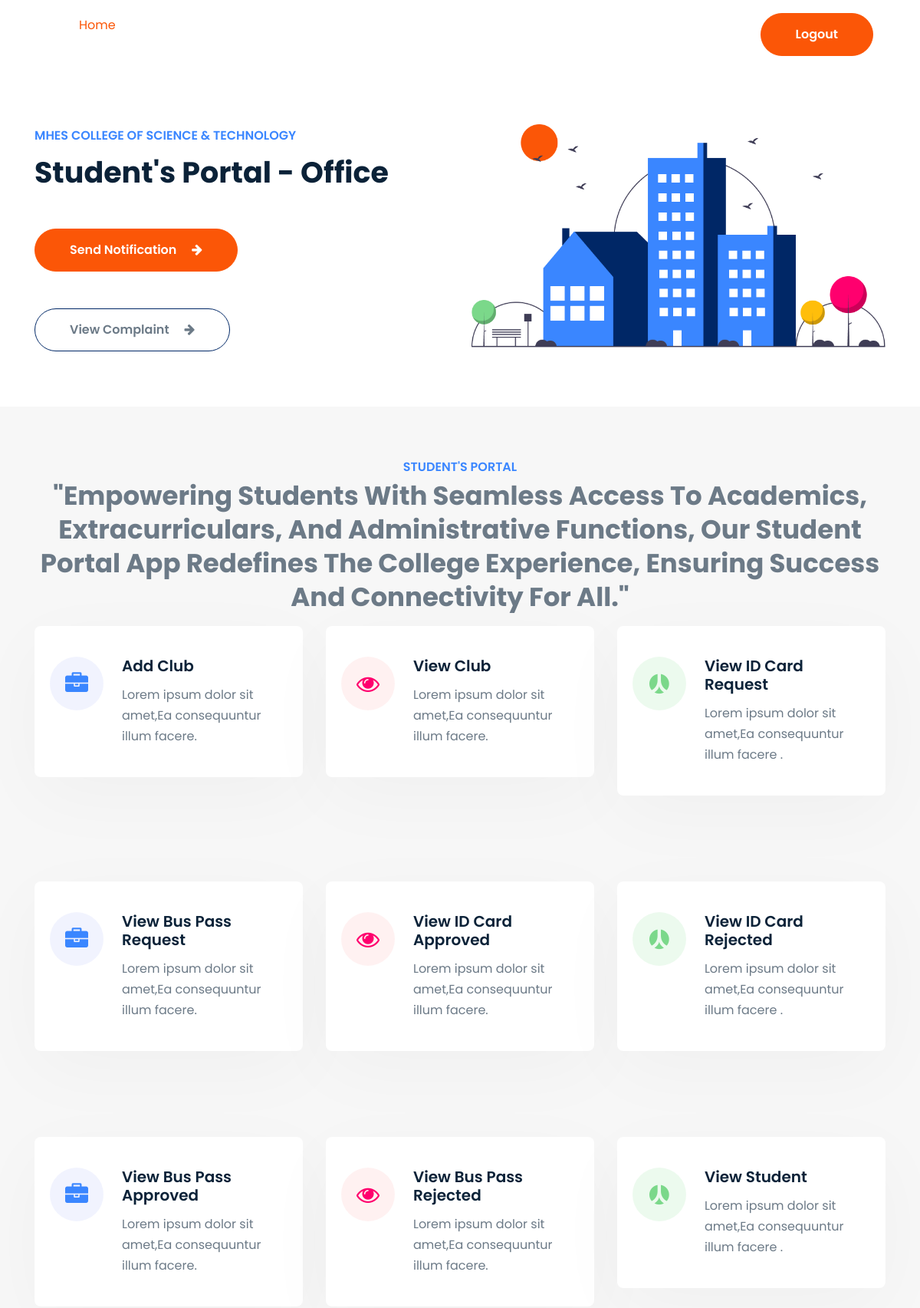
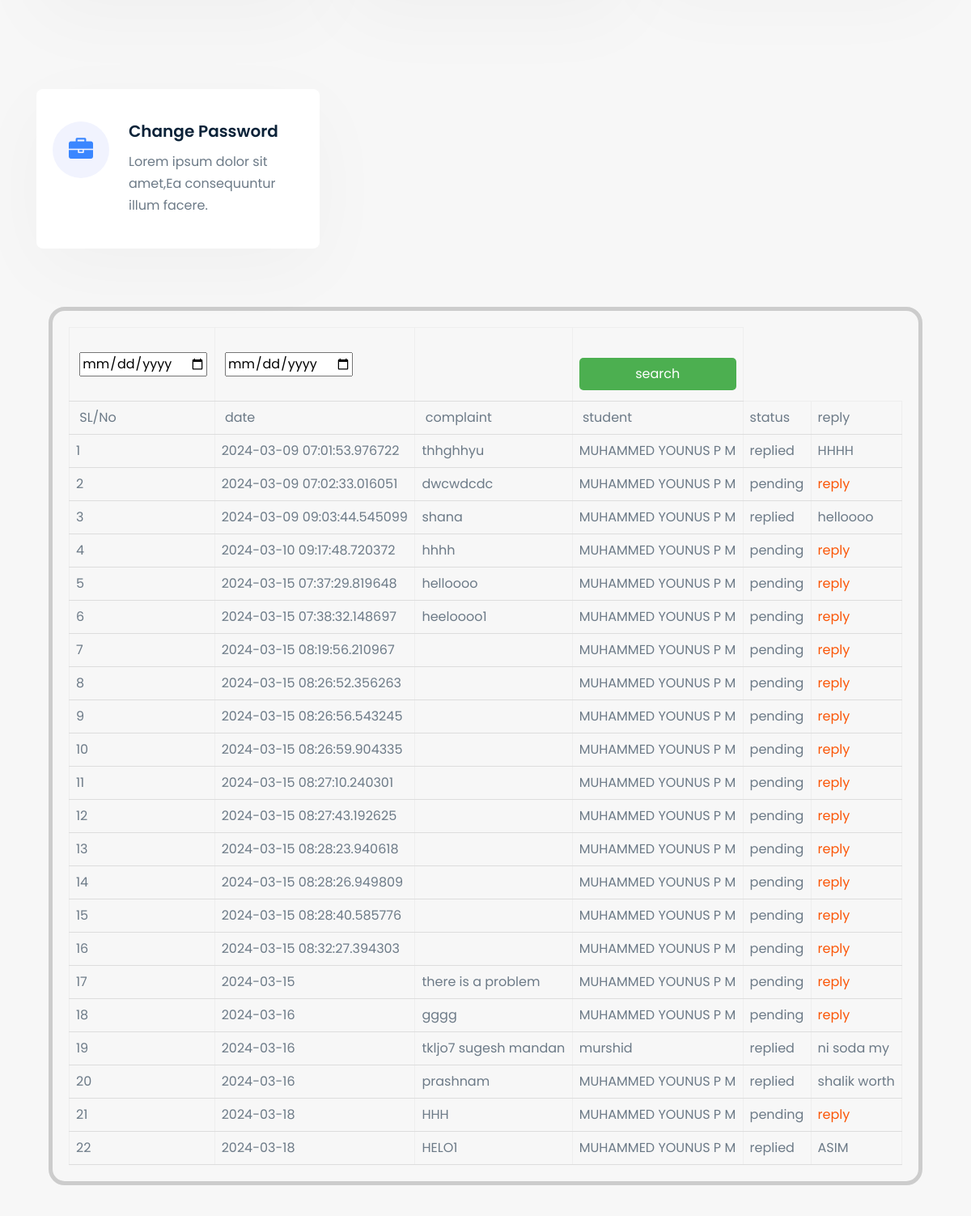
The app's page /myapp/view_complaint_collegeofficestaff/ (upper part) with its own data (2 pictures, top to bottom).
### myapp/models.py (models this page shows)
class Complaint(models.Model):
    date = models.CharField(max_length=100)
    STUDENT = models.ForeignKey(Student, on_delete=models.CASCADE)
    reply = models.CharField(max_length=100)
    status = models.CharField(max_length=100)
    complaint = models.CharField(max_length=100)

class Student(models.Model):
    LOGIN = models.ForeignKey(Login,on_delete=models.CASCADE)
    name = models.CharField(max_length=100)
    photo = models.CharField(max_length=500)
    house_name = models.CharField(max_length=100)
    street = models.CharField(max_length=100)
    pin = models.CharField(max_length=100)
    post = models.CharField(max_length=100)
    register_number = models.CharField(max_length=100)
    gender = models.CharField(max_length=100,default='')
    COURSE = models.ForeignKey(Course, on_delete=models.CASCADE,default='')
    admission_year = models.CharField(max_length=100,default='')
    date_of_birth = models.DateField()
    phone_number = models.CharField(max_length=100)
    email_id = models.CharField(max_length=100)

### myapp/views.py (the view)
# urls.py: path('view_complaint_collegeofficestaff/',views.view_complaint_collegeofficestaff),
def view_complaint_collegeofficestaff(request):
    res = Complaint.objects.all()
    return render(request,"college office staff/view complaint.html",{'data':res})

### templates/college office staff/view complaint.html (shortened to what this page needs)
{% extends 'college office staff/office_staff_home.html' %}
{% block body %}
	<form action="/myapp/view_complaint_collegeofficestaff_post/" method="post">
	<table width="200" border="1">
  <tbody>
    <tr>
      <td><label for="from_date"></label>
        <input placeholder="from" type="date" name="from_date" id="from_date"></td>
      <td><label for="to_date"></label>
        <input placeholder="to" type="date" name="to_date" id="to_date"></td>
      <td><label for="to_date"></label>
      <td>&nbsp;
        <input type="submit" value="search">
      </td>
    </tr>
    <tr>
      <td>&nbsp;SL/No</td>
      <td>&nbsp;date</td>
      <td>&nbsp;complaint</td>
      <td>&nbsp;student</td>
        <td>status&nbsp;</td>
      <td>reply&nbsp;</td>
    </tr>
    {% for i in data %}
    <tr>
      <td>{{ forloop.counter }}</td>
      <td>{{ i.date }}</td>
      <td>{{ i.complaint }}</td>
      <td>{{ i.STUDENT.name }}</td>
      <td>{{ i.status }}</td>
      <td>
          {% if i.status == 'pending' %}
              <a href="/myapp/send_complaint_reply_collegeofficestaff/{{ i.id }}">reply</a>
              {% else %}
              {{ i.reply }}
          {% endif %}
          </td>
    </tr>
  {% endfor %}
  </tbody>
</table>
	</form>
{% endblock %}

### templates/college office staff/view complaint.html (style rules this page uses)
table { width: 100%; border-collapse: collapse; border: 0; }
th, td { padding: 8px; text-align: left; border-bottom: 1px solid #ddd; }
select, input[type="text"], input[type="submit"] { width: 100%; padding: 8px; margin: 5px 0; border: 1px solid #ccc; border-radius: 5px; box-sizing: border-box; }
input[type="submit"] { background-color: #4CAF50; color: white; cursor: pointer; border: none; border-radius: 5px; }

### records on screen
Complaint: date "2024-03-09 07:01:53.976722", complaint "thhghhyu", STUDENT.name "MUHAMMED YOUNUS P M", status "replied", reply "HHHH"
Complaint: date "2024-03-09 07:02:33.016051", complaint "dwcwdcdc", STUDENT.name "MUHAMMED YOUNUS P M", status "pending"
Complaint: date "2024-03-09 09:03:44.545099", complaint "shana", STUDENT.name "MUHAMMED YOUNUS P M", status "replied", reply "helloooo"
Complaint: date "2024-03-10 09:17:48.720372", complaint "hhhh", STUDENT.name "MUHAMMED YOUNUS P M", status "pending"
Complaint: date "2024-03-15 07:37:29.819648", complaint "helloooo", STUDENT.name "MUHAMMED YOUNUS P M", status "pending"
Complaint: date "2024-03-15 07:38:32.148697", complaint "heeloooo1", STUDENT.name "MUHAMMED YOUNUS P M", status "pending"
Complaint: date "2024-03-15 08:19:56.210967", STUDENT.name "MUHAMMED YOUNUS P M", status "pending"
Complaint: date "2024-03-15 08:26:52.356263", STUDENT.name "MUHAMMED YOUNUS P M", status "pending"
Complaint: date "2024-03-15 08:26:56.543245", STUDENT.name "MUHAMMED YOUNUS P M", status "pending"
Complaint: date "2024-03-15 08:26:59.904335", STUDENT.name "MUHAMMED YOUNUS P M", status "pending"
Complaint: date "2024-03-15 08:27:10.240301", STUDENT.name "MUHAMMED YOUNUS P M", status "pending"
Complaint: date "2024-03-15 08:27:43.192625", STUDENT.name "MUHAMMED YOUNUS P M", status "pending"
Complaint: date "2024-03-15 08:28:23.940618", STUDENT.name "MUHAMMED YOUNUS P M", status "pending"
Complaint: date "2024-03-15 08:28:26.949809", STUDENT.name "MUHAMMED YOUNUS P M", status "pending"
Complaint: date "2024-03-15 08:28:40.585776", STUDENT.name "MUHAMMED YOUNUS P M", status "pending"
Complaint: date "2024-03-15 08:32:27.394303", STUDENT.name "MUHAMMED YOUNUS P M", status "pending"
Complaint: date "2024-03-15", complaint "there is a problem", STUDENT.name "MUHAMMED YOUNUS P M", status "pending"
Complaint: date "2024-03-16", complaint "gggg", STUDENT.name "MUHAMMED YOUNUS P M", status "pending"
Complaint: date "2024-03-16", complaint "tkljo7 sugesh mandan", STUDENT.name "murshid", status "replied", reply "ni soda my"
Complaint: date "2024-03-16", complaint "prashnam", STUDENT.name "MUHAMMED YOUNUS P M", status "replied", reply "shalik worth"
Complaint: date "2024-03-18", complaint "HHH", STUDENT.name "MUHAMMED YOUNUS P M", status "pending"
Complaint: date "2024-03-18", complaint "HELO1", STUDENT.name "MUHAMMED YOUNUS P M", status "replied", reply "ASIM"
